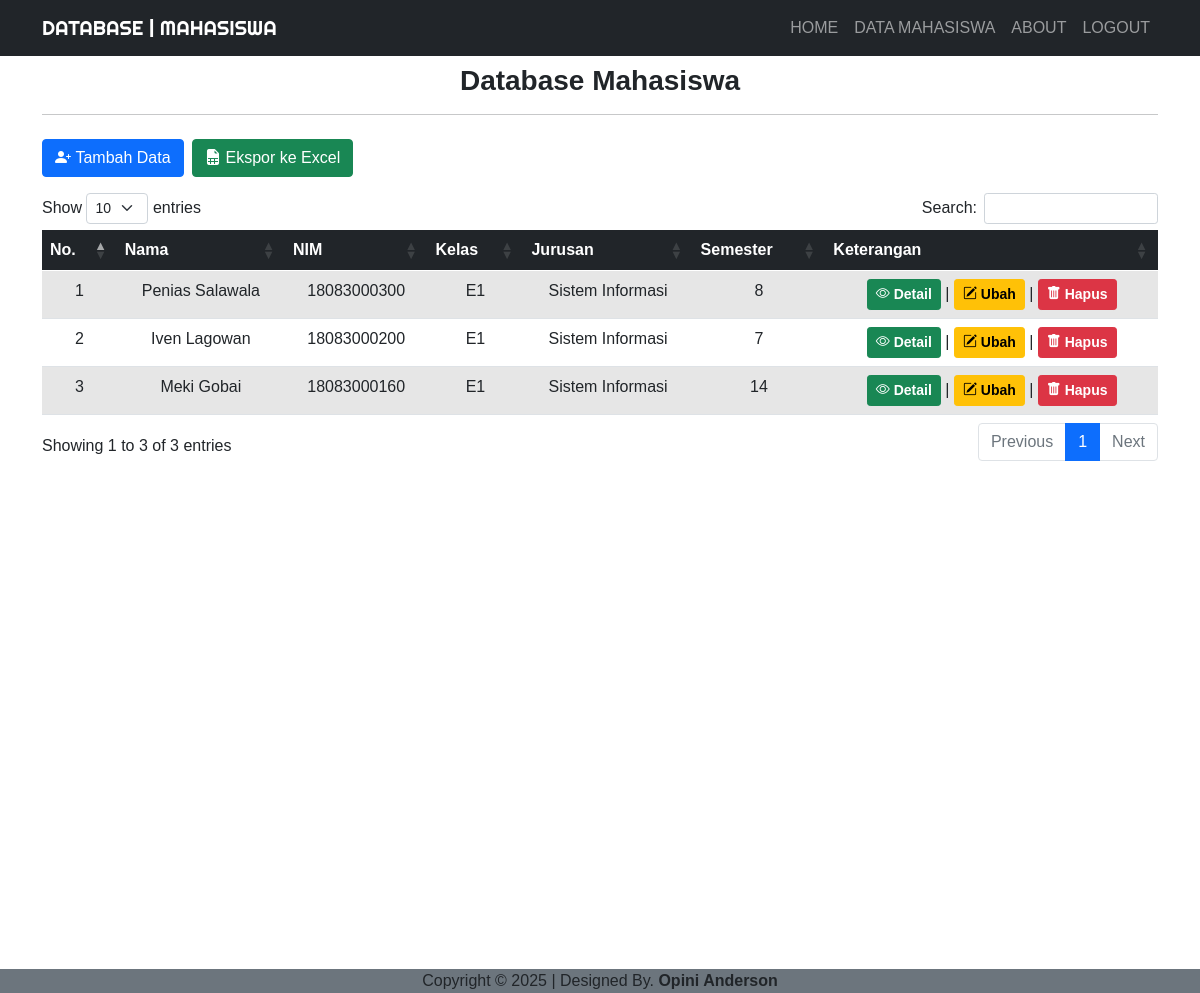
The page / (signed in) on the database its author committed.
### tables this page shows
CREATE TABLE `mahasiswa` (
  `id` int NOT NULL,
  `nama` varchar(50) NOT NULL,
  `nim` varchar(20) NOT NULL,
  `kelas` varchar(2) NOT NULL,
  `jurusan` varchar(50) NOT NULL,
  `semester` varchar(2) NOT NULL
);

### function.php (called while the page is built, shortened)
<?php
$koneksi = mysqli_connect("localhost", "root", "", "mahasiswadb");
function query($query)
{
    global $koneksi;
    $result = mysqli_query($koneksi, $query);
    $rows = [];
    while ($row = mysqli_fetch_assoc($result)) {
        $rows[] = $row;
    }
    return $rows;
}

### index.php (the view, shortened to what this page needs)
<?php
require 'function.php';
$siswa = query("SELECT * FROM mahasiswa ORDER BY nim DESC");
?>
<!DOCTYPE html>
<html lang="en">
<head>
    <link href="https://cdn.jsdelivr.net/npm/bootstrap@5.0.0-beta2/dist/css/bootstrap.min.css" rel="stylesheet">
    <link rel="stylesheet" href="https://cdn.jsdelivr.net/npm/bootstrap-icons@1.4.0/font/bootstrap-icons.css">
    <link rel="stylesheet" href="https://cdn.datatables.net/1.10.23/css/dataTables.bootstrap5.min.css">
    <link rel="stylesheet" href="https://cdn.jsdelivr.net/npm/bootstrap@5.0.0-beta1/dist/css/bootstrap.min.css">
    <link rel="stylesheet" href="css/style.css">
</head>
<body>
    <nav class="navbar navbar-expand-lg navbar-dark bg-dark text-uppercase">
        <div class="container">
            <a class="navbar-brand" href="home.html">DATABASE | MAHASISWA </a>
            <div class="collapse navbar-collapse" id="navbarNav">
                <ul class="navbar-nav ms-auto">
                    <li class="nav-item">
                        <a class="nav-link" aria-current="page" href="home.html">Home</a>
                    </li>
                    <li class="nav-item">
                    <a class="nav-link" aria-current="page" href="index.php">Data Mahasiswa</a>
                    </li>
                    <li class="nav-item">
                        <a class="nav-link" href="about.html">About</a>
                    </li>
                    <li class="nav-item">
                        <a class="nav-link" href="logout.php">Logout</a>
                    </li>
                </ul>
            </div>
        </div>
    </nav>
    <div class="container">
        <div class="row my-2">
            <div class="col-md">
                <h3 class="text-center fw-bold">Database Mahasiswa</h3>
                <hr>
            </div>
        </div>
        <div class="row my-2">
            <div class="col-md">
                <a href="addData.php" class="btn btn-primary"><i class="bi bi-person-plus-fill"></i>&nbsp;Tambah Data</a>
                <a href="export.php" target="_blank" class="btn btn-success ms-1"><i class="bi bi-file-earmark-spreadsheet-fill"></i>&nbsp;Ekspor ke Excel</a>
            </div>
        </div>
        <div class="row my-3">
            <div class="col-md">
                <table id="data" class="table table-striped table-responsive table-hover text-center" style="width:100%">
                    <thead class="table-dark">
                        <tr>
                            <th>No.</th>
                            <th>Nama</th>
                            <th>NIM</th>
                            <th>Kelas</th>
                            <th>Jurusan</th>
                            <th>Semester</th>
                            <th>Keterangan</th>
                        </tr>
                    </thead>
                    <tbody>
                        <?php $no = 1; ?>
                        <?php foreach ($siswa as $row) : ?>
                            <tr>
                                <td><?= $no++; ?></td>
                                <td><?= $row['nama']; ?></td>
                                <td><?= $row['nim']; ?></td>
                                <td><?= $row['kelas']; ?></td>
                                <td><?= $row['jurusan']; ?></td>
                                <td><?= $row['semester']; ?></td>
                                <td>
                                    <button class="btn btn-success btn-sm text-white detail" data-id="<?= $row['nim']; ?>" style="font-weight: 600;"><i class="bi bi-eye"></i>&nbsp;Detail</button> |
                                    <a href="ubah.php?nim=<?= $row['nim']; ?>" class="btn btn-warning btn-sm" style="font-weight: 600;"><i class="bi bi-pencil-square"></i>&nbsp;Ubah</a> |
                                    <a href="hapus.php?nim=<?= $row['nim']; ?>" class="btn btn-danger btn-sm" style="font-weight: 600;" onclick="return confirm('Apakah anda yakin ingin menghapus data <?= $row['nama']; ?> ?');"><i class="bi bi-trash-fill"></i>&nbsp;Hapus</a>
                                </td>
                            </tr>
                        <?php endforeach; ?>
                    </tbody>
                </table>
            </div>
        </div>
    </div>
</body>
<footer>
  <nav class="padding">
     <div class="text-center text-default bg-secondary">
        Copyright &copy; 2025 | Designed By. <strong>Opini Anderson</strong>
    </div>
  </nav>
</footer>
</html>

### css/style.css (style rules this page uses)
body { font-family: "Gill Sans", "Gill Sans MT", Calibri, "Trebuchet MS", sans-serif; }
.navbar-brand { font-family: "Righteous", cursive; }
.padding { padding-top: 490px; text-align: center; }

### rows shown on the page
mahasiswa: nama "Penias Salawala", nim "18083000300", kelas "E1", jurusan "Sistem Informasi", semester "8"
mahasiswa: nama "Iven Lagowan", nim "18083000200", kelas "E1", jurusan "Sistem Informasi", semester "7"
mahasiswa: nama "Meki Gobai", nim "18083000160", kelas "E1", jurusan "Sistem Informasi", semester "14"
